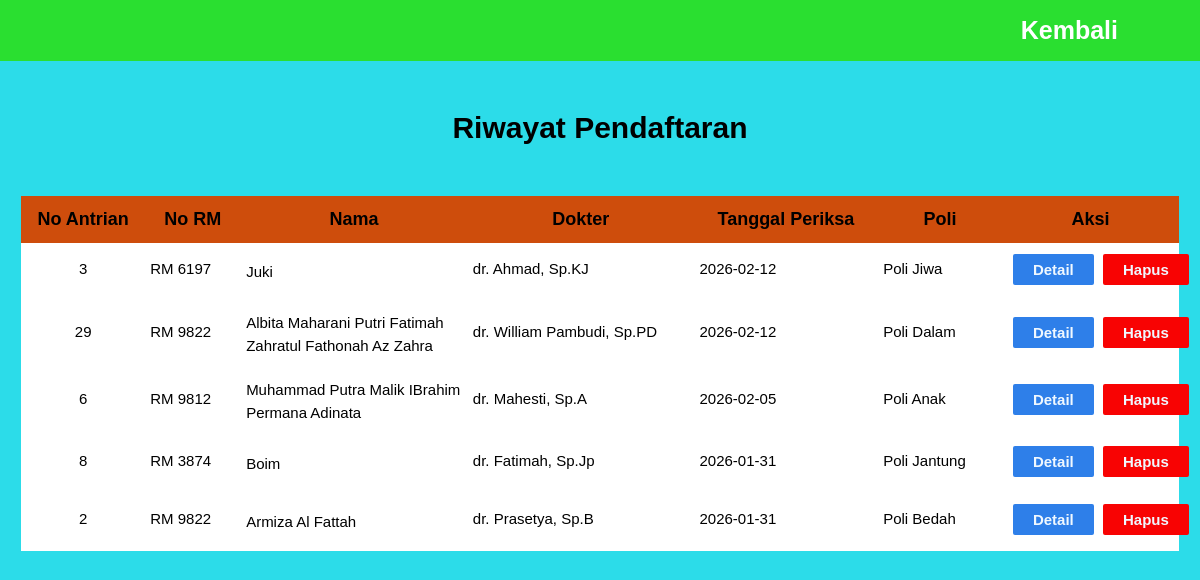
Screenshot of /Pasien/riwayat_pendaftaran.php (signed in) with the database file from the repository.
### tables this page shows
CREATE TABLE `pendaftaran` (
  `id` int(11) NOT NULL,
  `user_id` int(11) DEFAULT NULL,
  `dokter_id` int(11) DEFAULT NULL,
  `poli_id` int(11) DEFAULT NULL,
  `no_rm` varchar(50) DEFAULT NULL,
  `antrian` int(11) DEFAULT NULL,
  `nama` varchar(100) DEFAULT NULL,
  `tanggal_lahir` date DEFAULT NULL,
  `jenis_kelamin` enum('perempuan','laki-laki') DEFAULT NULL,
  `tanggal_periksa` date DEFAULT NULL,
  `no_telepon` varchar(30) DEFAULT NULL
);

CREATE TABLE `dokter` (
  `id` int(11) NOT NULL,
  `nama_dokter` varchar(100) DEFAULT NULL,
  `NIP` varchar(50) DEFAULT NULL,
  `status_dokter` varchar(100) DEFAULT NULL
);

CREATE TABLE `poliklinik` (
  `id` int(11) NOT NULL,
  `poli` varchar(100) DEFAULT NULL,
  `gedung` varchar(100) DEFAULT NULL
);

### Pasien/riwayat_pendaftaran.php (the view, shortened to what this page needs)
<?php
include("../database.php");
$user_id = $_SESSION['user_id'];
$query = "
    SELECT
        p.*,
        d.nama_dokter,
        pl.poli
    FROM pendaftaran p
    LEFT JOIN dokter d ON p.dokter_id = d.id
    LEFT JOIN poliklinik pl ON p.poli_id = pl.id
    WHERE p.user_id = ?
    ORDER BY p.tanggal_periksa DESC, p.id DESC
";
$stmt = $conn->prepare($query);
$stmt->bind_param("i", $user_id);
$stmt->execute();
$result = $stmt->get_result();
$registrations_data = [];
while ($row = $result->fetch_assoc()) {
    $registrations_data[] = $row;
}
?>
<!DOCTYPE html>
<html lang="en">
<head>
    <link rel="stylesheet" href="https://cdnjs.cloudflare.com/ajax/libs/font-awesome/6.4.0/css/all.min.css">
    <link rel="stylesheet" href="CSS/riwayat_pendaftaran.css">
</head>
<body>
    <header>
        <nav>
            <ul>
                <li><a href="dashboard_pasien.php">Kembali</a></li>
            </ul>
        </nav>
    </header>
    <section class="table-wrapper">
        <div>
            <h1>Riwayat Pendaftaran</h1>
        </div>
        <?php if (count($registrations_data) > 0): ?>
        <table border="1" cellpadding='10' cellspacing='0'>
            <thead>
                <tr>
                    <th>No Antrian</th>
                    <th>No RM</th>
                    <th>Nama</th>
                    <th>Dokter</th>
                    <th>Tanggal Periksa</th>
                    <th>Poli</th>
                    <th>Aksi</th>
                </tr>
            </thead>
            <tbody>
                <?php foreach ($registrations_data as $row): ?>
                    <tr>
                        <td class="tengah"><?= htmlspecialchars($row['antrian']) ?></td>
                        <td><?= htmlspecialchars($row['no_rm']) ?></td>
                        <td class="spasi"><?= htmlspecialchars($row['nama']) ?></td>
                        <td><?= htmlspecialchars($row['nama_dokter']) ?></td>
                        <td><?= htmlspecialchars($row['tanggal_periksa']) ?></td>
                        <td><?= htmlspecialchars($row['poli']) ?></td>
                        <td class="aksi">
                            <button class="lihat" onclick="openModal(<?= $row['id'] ?>)">
                                <span class="tulisan">Detail</span>
                            </button>
                            <button class="hapus" onclick="showPopup()">
                                <span class="tulisan">Hapus</span>
                            </button>
                        </td>
                    </tr>
                <?php endforeach; ?>
            </tbody>
        </table>
        <?php else: ?>
            <div style="text-align: center; padding: 20px;">
                <p>Tidak ada riwayat pendaftaran.</p>
            </div>
        <?php endif; ?>
    </section>
</body>
</html>

### Pasien/CSS/riwayat_pendaftaran.css (style rules this page uses)
* { margin: 0; padding: 0; box-sizing: border-box; }
body { background: #2cdce9; font-family: Arial, sans-serif; min-height: 100vh; }
header { position: relative; padding: 1rem 2rem; background: #2adf30; color: white; width: 100%; z-index: 100; }
nav { display: flex; justify-content: right; }
nav ul { list-style: none; display: flex; }
nav a { color: white; text-decoration: none; font-size: 25px; font-weight: bold; margin-right: 50px; transition: all 0.3s ease; }
.table-wrapper { width: 100%; padding: 20px; max-width: 1400px; margin: 0 auto; }
h1 { text-align: center; margin-top: 30px; margin-bottom: 50px; font-size: 30px; font-family: Arial, sans-serif; color: black; }
table { border-collapse: collapse; width: 100%; margin-left: auto; margin-right: auto; color: black; line-height: 2.5; }
tr { border: 2px solid transparent; text-align: left; }
thead th { background-color: #ce4d0c; text-align: center; font-size: 18px; }
td { font-size: 15px; padding: 5px; max-width: 170px; line-height: 1.5; padding-top: 10px; padding-bottom: 15px; }
td.spasi { padding-top: 10px; padding-bottom: 10px; }
tbody { background-color: white; }
.tengah { text-align: center; }
button { padding: 7px 20px; font-size: 15px; border: none; color: aliceblue; font-weight: bold; cursor: pointer; border-radius: 2px; transition: all 0.3s ease; }
.lihat { background: #2e7fe9; margin-left: 5px; margin-right: -10px; }
.hapus { background: #f80303; margin-left: 15px; margin-right: -60px; }

### rows the page displays
pendaftaran: antrian "3", no_rm "RM 6197", nama "Juki", dokter.nama_dokter "dr. Ahmad, Sp.KJ", tanggal_periksa "2026-02-12", poli.poli "Poli Jiwa"
pendaftaran: antrian "29", no_rm "RM 9822", nama "Albita Maharani Putri Fatimah Zahratul Fathonah Az Zahra", dokter.nama_dokter "dr. William Pambudi, Sp.PD", tanggal_periksa "2026-02-12", poli.poli "Poli Dalam"
pendaftaran: antrian "6", no_rm "RM 9812", nama "Muhammad Putra Malik IBrahim Permana Adinata", dokter.nama_dokter "dr. Mahesti, Sp.A", tanggal_periksa "2026-02-05", poli.poli "Poli Anak"
pendaftaran: antrian "8", no_rm "RM 3874", nama "Boim", dokter.nama_dokter "dr. Fatimah, Sp.Jp", tanggal_periksa "2026-01-31", poli.poli "Poli Jantung"
pendaftaran: antrian "2", no_rm "RM 9822", nama "Armiza Al Fattah", dokter.nama_dokter "dr. Prasetya, Sp.B", tanggal_periksa "2026-01-31", poli.poli "Poli Bedah"
